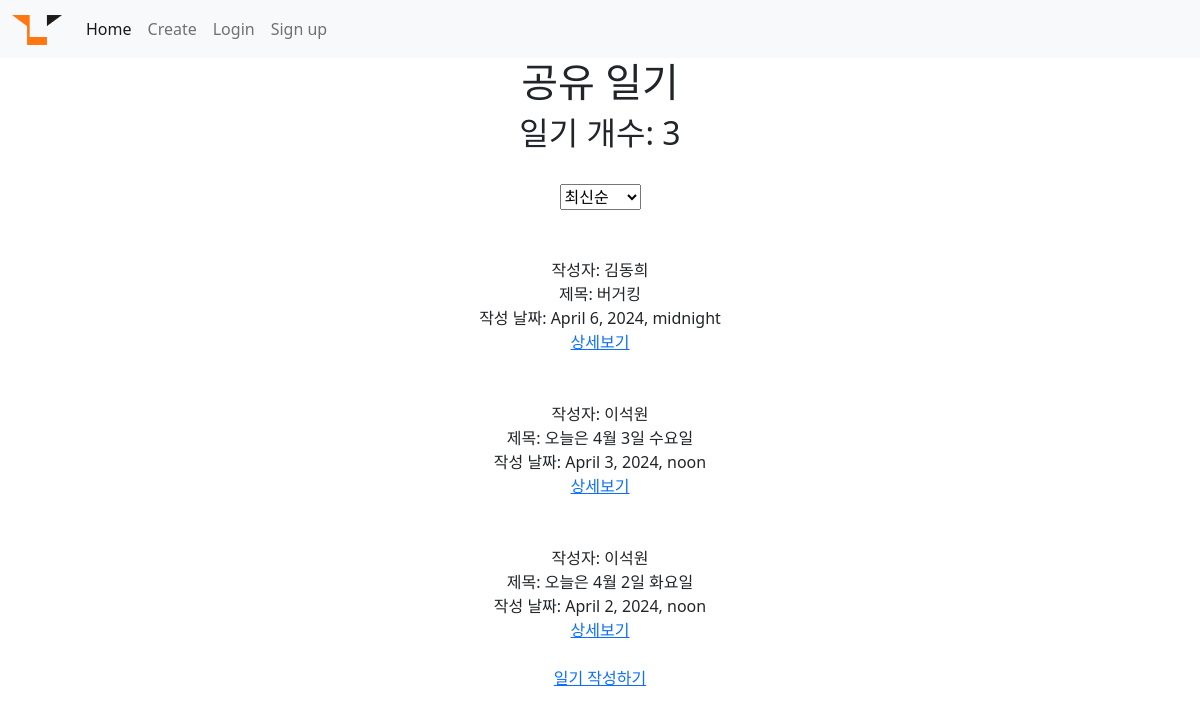
The app's page /, older data.
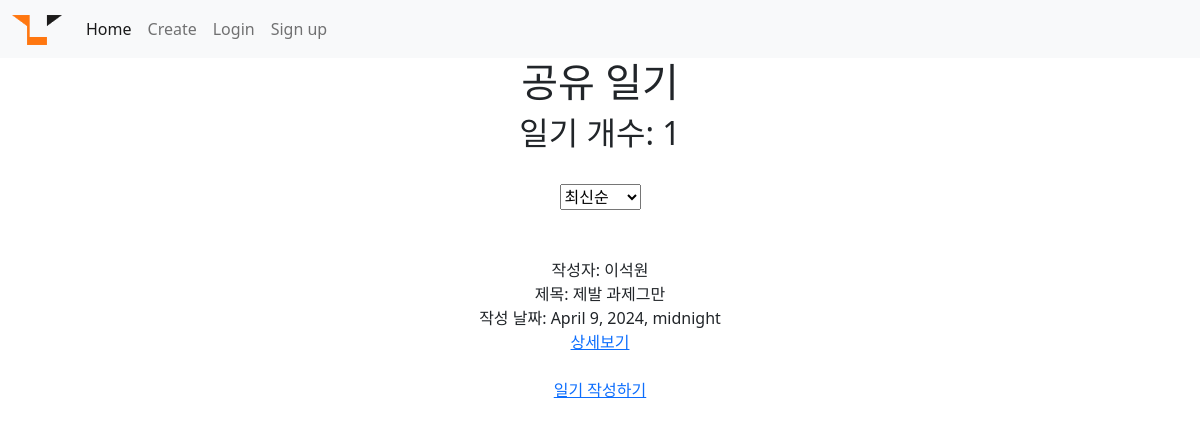
The same page, newer data.
### diary/models.py (models this page shows, shortened)
class Diary(models.Model):
    title = models.CharField(max_length=50)
    writer = models.CharField(max_length=20)
    pub_update = models.DateTimeField()
    body = models.TextField()
    image = models.ImageField(upload_to="diary/", blank=True, null=True) #blank랑 null은 비어있어도 되게 만들어줌

### diary/views.py (the view)
# urls.py: 2. Add a URL to urlpatterns:  path('', views.home, name='home')
def home(request):
    diarys = Diary.objects.all().order_by('id')
    count = len(diarys)   #diarys.count !! 라는 함수도 있음
    count = int(count)
    old_diarys = diarys
    new_diarys = diarys.reverse()
    data = {"diarys":new_diarys , "count" : count}
    return render(request, "home.html", data)

### diary/templates/home.html (shortened to what this page needs)
{% extends 'base.html' %}
{% block content %}
<h1>공유 일기</h1>
<h2>일기 개수: {{count}}</h2>
<br>
<div>
<form>
    <select name="arrange" id="arrange">
        <option value="new">최신순</option>
    </select>
</form>
<br>
{% for diary in diarys%}
    <br>
    <div>
        작성자: {{diary.writer}}
        <br>
        제목: {{diary.title}}
        <br>
        작성 날짜: {{diary.pub_update}}
        <br>
        <a href="{% url 'detail' diary.id %}">상세보기</a>
    </div>
    <br>
{% endfor %}
<a href="{%url 'create' %} ">일기 작성하기</a>
{% endblock %}

Row changes from the older to the newer data that the page shows:
removed Diary: writer "김동희", title "버거킹", pub_update "April 6, 2024, midnight"
removed Diary: writer "이석원", title "오늘은 4월 3일 수요일", pub_update "April 3, 2024, noon"
changed Diary "이석원": title "오늘은 4월 2일 화요일" → "제발 과제그만"; pub_update "April 2, 2024, noon" → "April 9, 2024, midnight"
Text that changed along with them:
{{ count }}: "3" → "1"
